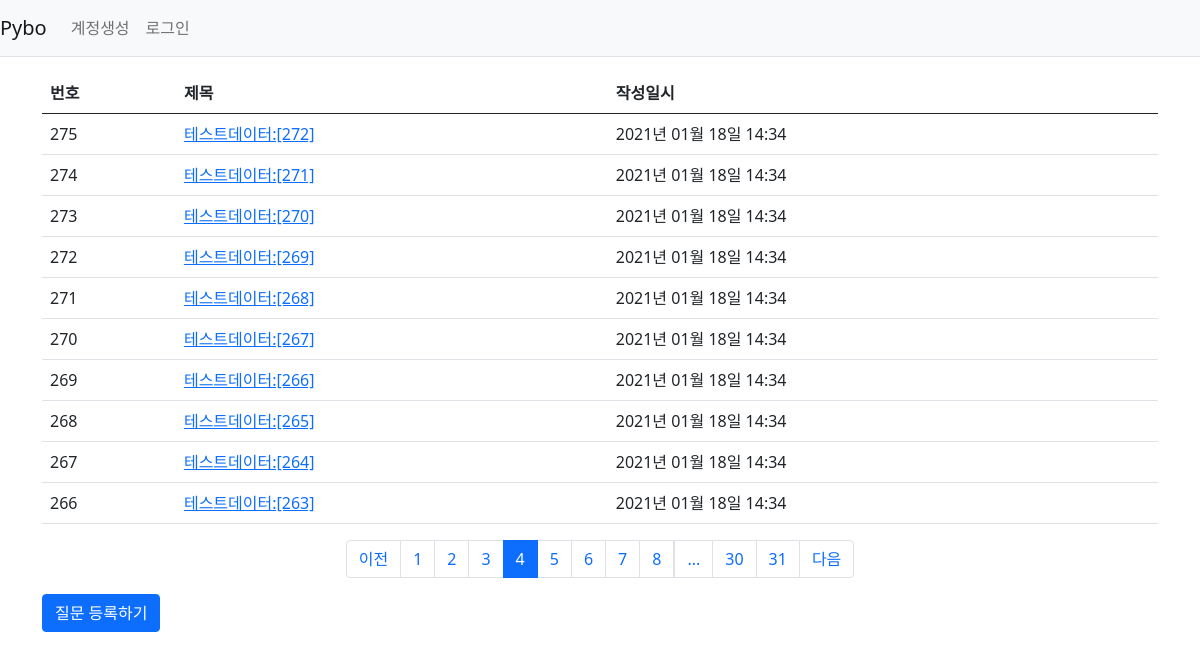
Screenshot of /question/list/?page=4 with the database file from the repository.
### pybo/models.py (models this page shows)
class Question(db.Model):
    id = db.Column(db.Integer, primary_key=True)
    subject = db.Column(db.String(200), nullable=False)
    content = db.Column(db.Text(), nullable=False) # 글자수 제한없음 Text
    create_date = db.Column(db.DateTime(), nullable=False)
    user_id = db.Column(db.Integer, db.ForeignKey(
        'user.id', ondelete='CASCADE'), nullable=False) # server_default='1')
    user = db.relationship('User', backref=db.backref('question_set'))

### pybo/views/question_views.py (the view)
@bp.route('/list/')
def _list():
    page = request.args.get('page', type=int, default=1) # 페이지
    question_list = Question.query.order_by(Question.create_date.desc())
    question_list = question_list.paginate(page, per_page=10)
    return render_template('questions/question_list.html', question_list=question_list)

### pybo/filter.py (called while the page is built)
def format_datetime(value, fmt='%Y년 %m월 %d일 %H:%M'):
    return value.strftime(fmt)

### pybo/views/auth_views.py (called while the page is built)
@bp.before_app_request
def load_logged_in_user():
    user_id = session.get('user_id')
    if user_id is None:
        g.user = None
    else:
        g.user = User.query.get(user_id)

### pybo/templates/questions/question_list.html (shortened to what this page needs)
{% extends 'base.html' %}
{% block content %}
<div class="container my-3">
    <table class="table">
        <thead>
        <tr class="thead-dark">
            <th> 번호</th>
            <th> 제목 </th>
            <th> 작성일시 </th>
        </tr>
        </thead>
        <tbody>
        {% if question_list %}
        {% for question in question_list.items %}
        <tr>
            <td>{{ question_list.total - ((question_list.page-1) * question_list.per_page) - loop.index0 }}</td>
            <td>
                <a href="{{ url_for('question.detail', question_id=question.id)}}">{{ question.subject }}</a>
            </td>
            <td>{{ question.create_date|datetime }}</td>
        </tr>
        {% endfor %}
        {% else %}
        <tr>
            <td colspan="3"> 질문이 없습니다. </td>
        </tr>
        {% endif %}
        </tbody>
    </table>
    <ul class="pagination justify-content-center">
        {% if question_list.has_prev %}
        <li class="page-item">
            <a class="page-link" href="?page={{ question_list.prev_num }}">이전</a>
        </li>
        {% else %}
        <li class="page-item disabled">
            <a class="page-link" tabindex="-1" aria-disabled="true" href="#">이전</a>
        </li>
        {% endif %}
        {% for page_num in question_list.iter_pages() %}
            {% if page_num %}
                {% if page_num != question_list.page %}
                <li class="page-item">
                    <a class="page-link" href="?page={{ page_num }}"> {{ page_num }}</a>
                </li>
                {% else %}
                <li class="page-item active" aria-current="page">
                    <a class="page-link" href="#">{{ page_num }}</a>
                </li>
                {% endif %}
            {% else %}
                <li class="disabled">
                    <a class="page-link" href="#"> ... </a>
                </li>
            {% endif %}
        {% endfor %}
        {% if question_list.has_next %}
        <li class="page-item">
            <a class="page-link" href="?page={{ question_list.next_num }}">다음</a>
        </li>
        {% else %}
        <li class="page-item disabled">
            <a class="page-link" tabindex="-1" aria-disabled="true" href="#">다음</a>
        </li>
        {% endif %}
    </ul>
    <a href="{{ url_for('question.create') }}" class="btn btn-primary"> 질문 등록하기 </a>
</div>
{% endblock %}

### rows the page displays
Question: total "275", subject "테스트데이터:[272]", create_date "2021년 01월 18일 14:34"
Question: total "274", subject "테스트데이터:[271]", create_date "2021년 01월 18일 14:34"
Question: total "273", subject "테스트데이터:[270]", create_date "2021년 01월 18일 14:34"
Question: total "272", subject "테스트데이터:[269]", create_date "2021년 01월 18일 14:34"
Question: total "271", subject "테스트데이터:[268]", create_date "2021년 01월 18일 14:34"
Question: total "270", subject "테스트데이터:[267]", create_date "2021년 01월 18일 14:34"
Question: total "269", subject "테스트데이터:[266]", create_date "2021년 01월 18일 14:34"
Question: total "268", subject "테스트데이터:[265]", create_date "2021년 01월 18일 14:34"
Question: total "267", subject "테스트데이터:[264]", create_date "2021년 01월 18일 14:34"
Question: total "266", subject "테스트데이터:[263]", create_date "2021년 01월 18일 14:34"

### other values shown
{{ page_num }} "1" "2" "3" "5" "6" "7" "8" "30" "31"
{{ page_num }} "4"
